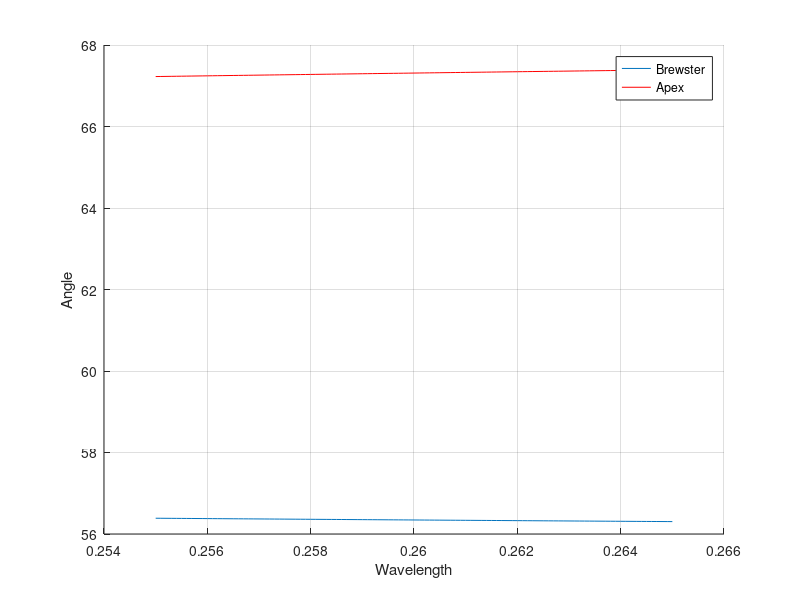

Reproduce this figure in MATLAB.
% fused silica prism
close all
clear all

lambda = (255:0.1:265)/1000; %in micron

% %fused silica
n = sqrt(1 + 0.6961663*lambda.^2./(lambda.^2-0.0684043^2) + 0.4079426*lambda.^2./(lambda.^2-0.1162414^2) + 0.8974794*lambda.^2./(lambda.^2-9.896161^2));

%sapphire
% n = sqrt(1 + 1.4313493*lambda.^2./(lambda.^2-0.0726631^2) + 0.65054713*lambda.^2./(lambda.^2-0.1193242^2) + 5.3414021*lambda.^2./(lambda.^2-18.028251^2));

n_air = 1.000293;


%Brewster angle
theta_B = atan(n/n_air);


%angle of minimum deviation

% a ray coming in at theta_B refracts at:
theta_B_prime = asin(n_air./n .* sin(theta_B));
A = 2*theta_B_prime;

% minimum deviation
% A=60*pi/180; %apex angle
d = 2 * (-A/2 + asin(n.*sin(A/2))); %minimum deviation angle


hold on
plot(lambda,theta_B*180/pi)
plot(lambda,A*180/pi,'r')
legend('Brewster','Apex')
xlabel('Wavelength')
ylabel('Angle')
grid on

% plot(lambda,d*180/pi)


